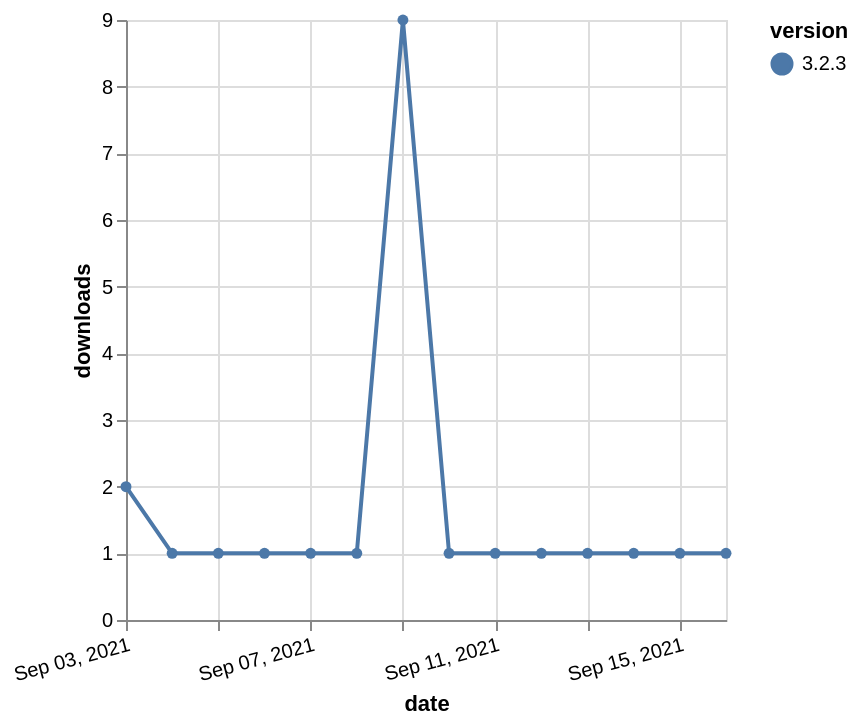

The Vega-Lite source for this figure:
### Vega-Lite specification from a JSON file in a GitHub repository (floating-point values rounded to 4 significant figures)
{"$schema": "https://vega.github.io/schema/vega-lite/v5.json", "description": "A simple bar chart with embedded data.", "data": {"values": [{"date": "2021-09-03", "total": 516, "delta": 2, "version": "3.2.3"}, {"date": "2021-09-04", "total": 517, "delta": 1, "version": "3.2.3"}, {"date": "2021-09-05", "total": 518, "delta": 1, "version": "3.2.3"}, {"date": "2021-09-06", "total": 519, "delta": 1, "version": "3.2.3"}, {"date": "2021-09-07", "total": 520, "delta": 1, "version": "3.2.3"}, {"date": "2021-09-08", "total": 521, "delta": 1, "version": "3.2.3"}, {"date": "2021-09-09", "total": 530, "delta": 9, "version": "3.2.3"}, {"date": "2021-09-10", "total": 531, "delta": 1, "version": "3.2.3"}, {"date": "2021-09-11", "total": 532, "delta": 1, "version": "3.2.3"}, {"date": "2021-09-12", "total": 533, "delta": 1, "version": "3.2.3"}, {"date": "2021-09-13", "total": 534, "delta": 1, "version": "3.2.3"}, {"date": "2021-09-14", "total": 535, "delta": 1, "version": "3.2.3"}, {"date": "2021-09-15", "total": 536, "delta": 1, "version": "3.2.3"}, {"date": "2021-09-16", "total": 537, "delta": 1, "version": "3.2.3"}]}, "width": "container", "mark": {"type": "line", "point": {"filled": true}}, "encoding": {"x": {"field": "date", "type": "temporal", "timeUnit": "yearmonthdate", "title": "date", "axis": {"labelAngle": -15}}, "y": {"field": "delta", "type": "quantitative", "title": "downloads"}, "color": {"field": "version", "type": "nominal"}, "tooltip": {"field": "delta"}}}
